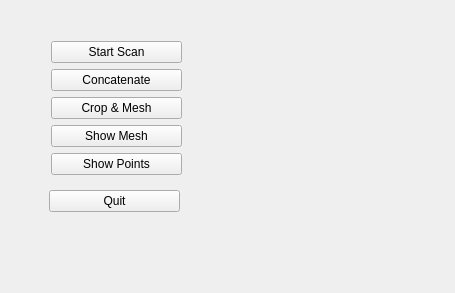
<?xml version="1.0" encoding="UTF-8"?>
<ui version="4.0">
 <class>MainWindow</class>
 <widget class="QMainWindow" name="MainWindow">
  <property name="geometry">
   <rect>
    <x>0</x>
    <y>0</y>
    <width>455</width>
    <height>293</height>
   </rect>
  </property>
  <property name="cursor">
   <cursorShape>ArrowCursor</cursorShape>
  </property>
  <property name="windowTitle">
   <string>CSE-395 Proje1</string>
  </property>
  <widget class="QWidget" name="centralWidget">
   <widget class="QPushButton" name="startScan">
    <property name="geometry">
     <rect>
      <x>51</x>
      <y>41</y>
      <width>131</width>
      <height>22</height>
     </rect>
    </property>
    <property name="text">
     <string>Start Scan</string>
    </property>
   </widget>
   <widget class="QPushButton" name="concatenate">
    <property name="geometry">
     <rect>
      <x>51</x>
      <y>69</y>
      <width>131</width>
      <height>22</height>
     </rect>
    </property>
    <property name="text">
     <string>Concatenate</string>
    </property>
   </widget>
   <widget class="QPushButton" name="showPoints">
    <property name="geometry">
     <rect>
      <x>51</x>
      <y>153</y>
      <width>131</width>
      <height>22</height>
     </rect>
    </property>
    <property name="text">
     <string>Show Points</string>
    </property>
   </widget>
   <widget class="QPushButton" name="showMesh">
    <property name="geometry">
     <rect>
      <x>51</x>
      <y>125</y>
      <width>131</width>
      <height>22</height>
     </rect>
    </property>
    <property name="text">
     <string>Show Mesh</string>
    </property>
   </widget>
   <widget class="QPushButton" name="Quit">
    <property name="geometry">
     <rect>
      <x>49</x>
      <y>190</y>
      <width>131</width>
      <height>22</height>
     </rect>
    </property>
    <property name="text">
     <string>Quit</string>
    </property>
   </widget>
   <widget class="QPushButton" name="crop">
    <property name="geometry">
     <rect>
      <x>51</x>
      <y>97</y>
      <width>131</width>
      <height>22</height>
     </rect>
    </property>
    <property name="text">
     <string>Crop &amp;&amp; Mesh</string>
    </property>
   </widget>
   <widget class="QLabel" name="label">
    <property name="geometry">
     <rect>
      <x>300</x>
      <y>40</y>
      <width>101</width>
      <height>101</height>
     </rect>
    </property>
    <property name="sizePolicy">
     <sizepolicy hsizetype="Minimum" vsizetype="Minimum">
      <horstretch>0</horstretch>
      <verstretch>0</verstretch>
     </sizepolicy>
    </property>
    <property name="mouseTracking">
     <bool>false</bool>
    </property>
    <property name="text">
     <string/>
    </property>
    <property name="pixmap">
     <pixmap resource="resources.qrc">:/images/gyte_logo.gif</pixmap>
    </property>
    <property name="scaledContents">
     <bool>true</bool>
    </property>
   </widget>
  </widget>
 </widget>
 <layoutdefault spacing="6" margin="11"/>
 <resources>
  <include location="resources.qrc"/>
 </resources>
 <connections>
  <connection>
   <sender>Quit</sender>
   <signal>clicked()</signal>
   <receiver>MainWindow</receiver>
   <slot>close()</slot>
   <hints>
    <hint type="sourcelabel">
     <x>145</x>
     <y>204</y>
    </hint>
    <hint type="destinationlabel">
     <x>200</x>
     <y>226</y>
    </hint>
   </hints>
  </connection>
 </connections>
</ui>
